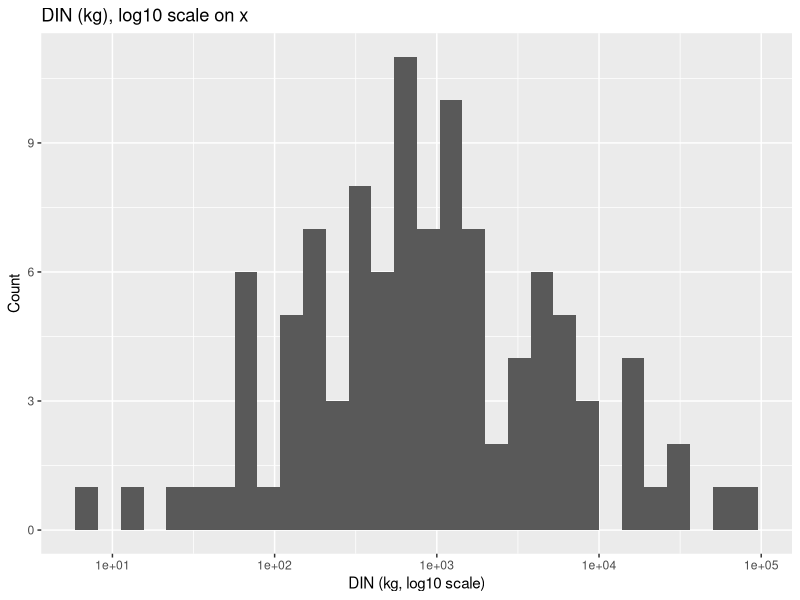
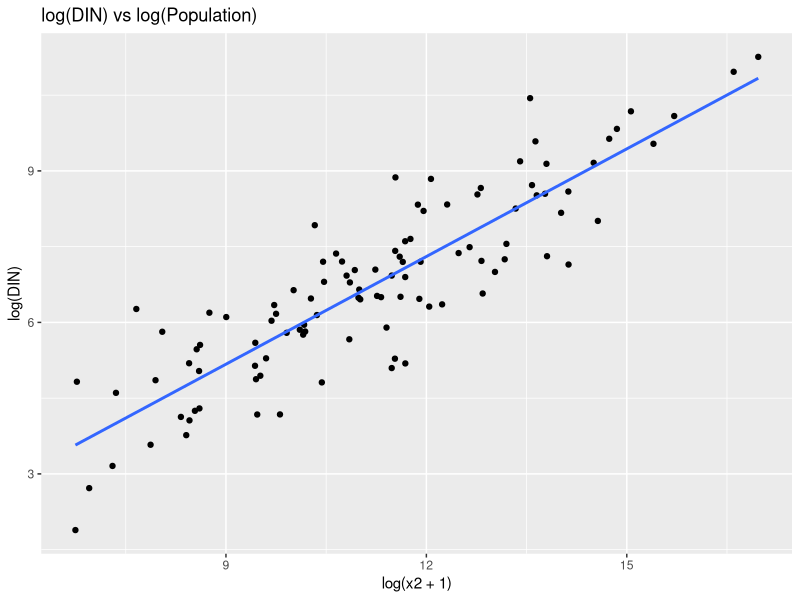
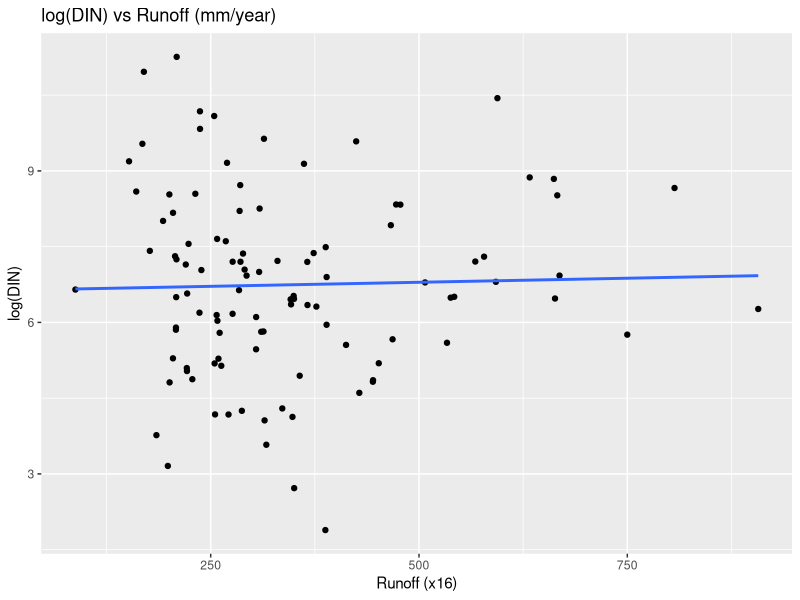
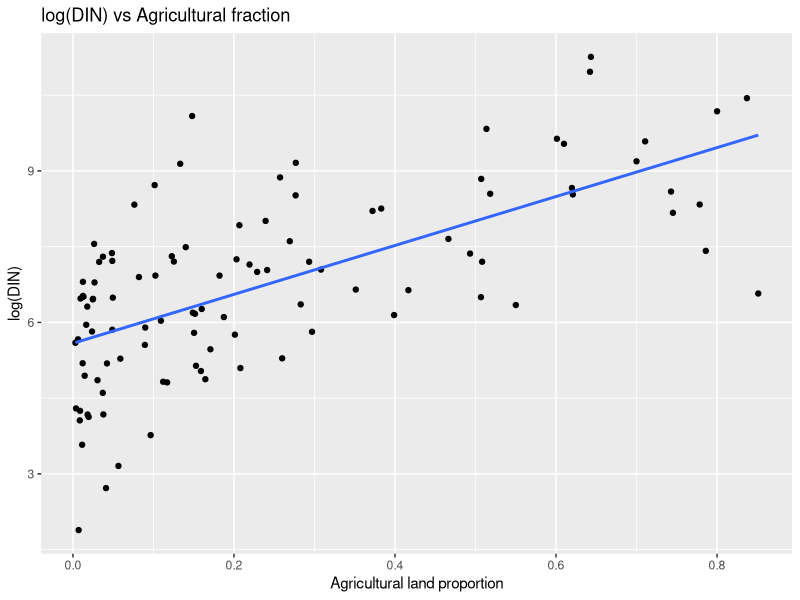
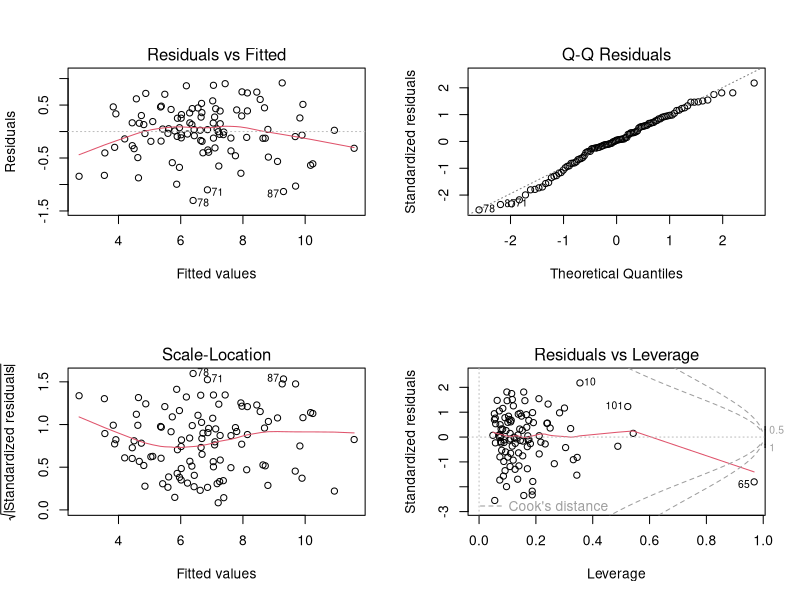

These figures' R source, in order:
## ---- chunk 1
knitr::opts_chunk$set(echo = TRUE, message = FALSE, warning = FALSE)
set.seed(2025)
## ---- chunk 2
library(readr); library(dplyr); library(ggplot2); library(tidyr)
dat <- read_csv("baltic_DIN.csv",
                col_types = cols(.default = col_double(),
                                 x20 = col_character()))
glimpse(dat)
## ---- chunk 3
# Names & quick summaries
names(dat)
summary(dat$y)

# Country levels 
sort(table(dat$x20), decreasing = TRUE)
## ---- chunk 4
area_cols <- paste0("x", 6:15)
dat <- dat %>%
  mutate(country = factor(x20),
         log_y = log(y),
         log_x1 = log(x1 + 1),
         log_x2 = log(x2 + 1),
         log_x17 = log(x17 + 1),
         log_x18 = log(x18 + 1))

# Land-cover proportions
dat <- dat %>%
  mutate(across(all_of(area_cols), ~ .x / x1, .names = "{.col}_prop"))

# Verify proportions sum to ~1
dat <- dat %>%
  rowwise() %>%
  mutate(prop_sum = sum(c_across(ends_with("_prop")))) %>%
  ungroup()

summary(dat$prop_sum)  
## ---- chunk 5
dat <- dat %>%
  select(-x4, -x5, -prop_sum)
## ---- chunk 6
p1 <- ggplot(dat, aes(x = y)) + geom_histogram(bins = 30) + scale_x_log10() +
  labs(title = "DIN (kg), log10 scale on x", x = "DIN (kg, log10 scale)", y = "Count")

p2 <- ggplot(dat, aes(x = log_x2, y = log_y)) +
  geom_point() + geom_smooth(method = "lm", se = FALSE) +
  labs(title = "log(DIN) vs log(Population)", x = "log(x2 + 1)", y = "log(DIN)")

p3 <- ggplot(dat, aes(x = x16, y = log_y)) +
  geom_point() + geom_smooth(method = "lm", se = FALSE) +
  labs(title = "log(DIN) vs Runoff (mm/year)", x = "Runoff (x16)", y = "log(DIN)")

p4 <- ggplot(dat, aes(x = x11_prop, y = log_y)) +
  geom_point() + geom_smooth(method = "lm", se = FALSE) +
  labs(title = "log(DIN) vs Agricultural fraction", x = "Agricultural land proportion", y = "log(DIN)")

p1; p2; p3; p4
## ---- chunk 7
library(broom); library(car); library(MASS)

full_formula <- log_y ~ log_x1 + log_x2 + x3 +
  x6_prop + x7_prop + x8_prop + x9_prop + x10_prop + x11_prop + x13_prop + x14_prop + x15_prop +
  x16 + log_x17 + log_x18 + x19

m_full <- lm(full_formula, data = dat)
summary(m_full)

# Multicollinearity check
car::vif(m_full)
## ---- chunk 8
par(mfrow=c(2,2))
plot(m_full)
par(mfrow=c(1,1))
## ---- chunk 9
m_step_log <- stepAIC(m_full, direction = "both", trace = FALSE)
summary(m_step_log)
car::vif(m_step_log)
## ---- chunk 10
# No-log version of the baseline model (same predictors, untransformed)
full_formula_nolog <- y ~ x1 + x2 + x3 +
  x6_prop + x7_prop + x8_prop + x9_prop + x10_prop + x11_prop + x13_prop + x14_prop + x15_prop +
  x16 + x17 + x18 + x19

m_full_nolog <- lm(full_formula_nolog, data = dat)
summary(m_full_nolog)

# Multicollinearity check
car::vif(m_full_nolog)
## ---- chunk 11
m_step_nolog <- stepAIC(m_full_nolog, direction = "both", trace = FALSE)
summary(m_step_nolog)
## ---- chunk 12
# LOOCV med smearing
loo_metrics <- function(mod, backtransform = identity, smearing = NULL) {
  mm <- model.frame(mod); y_resp <- model.response(mm)
  e <- resid(mod); h <- hatvalues(mod)
  yhat_loo_resp <- y_resp - e/(1 - h)          # LOO preds on model's response scale
  y_true <- backtransform(y_resp)              # observed y on original scale
  yhat_loo <- backtransform(yhat_loo_resp)
  if (!is.null(smearing)) yhat_loo <- yhat_loo * smearing
  c(RMSE = sqrt(mean((y_true - yhat_loo)^2, na.rm = TRUE)),
    MAE  = mean(abs(y_true - yhat_loo), na.rm = TRUE))
}

# Metrics for FULL models
log_full_metrics   <- loo_metrics(m_full, backtransform = exp,
                                  smearing = mean(exp(resid(m_full)), na.rm = TRUE))
nolog_full_metrics <- loo_metrics(m_full_nolog, backtransform = identity)

# Metrics for stepAIC models 
log_step_metrics   <- loo_metrics(m_step_log, backtransform = exp,
                                  smearing = mean(exp(resid(m_step_log)), na.rm = TRUE))
nolog_step_metrics <- loo_metrics(m_step_nolog, backtransform = identity)

tab <- tibble::tibble(
  Model     = c("Full (log, smeared)", "Full (no-log)",
                "StepAIC (log, smeared)", "StepAIC (no-log)"),
  LOO_RMSEP = c(log_full_metrics["RMSE"], nolog_full_metrics["RMSE"],
                log_step_metrics["RMSE"], nolog_step_metrics["RMSE"]),
  LOO_MAE   = c(log_full_metrics["MAE"],  nolog_full_metrics["MAE"],
                log_step_metrics["MAE"],  nolog_step_metrics["MAE"])
)
knitr::kable(tab, digits = 3)

